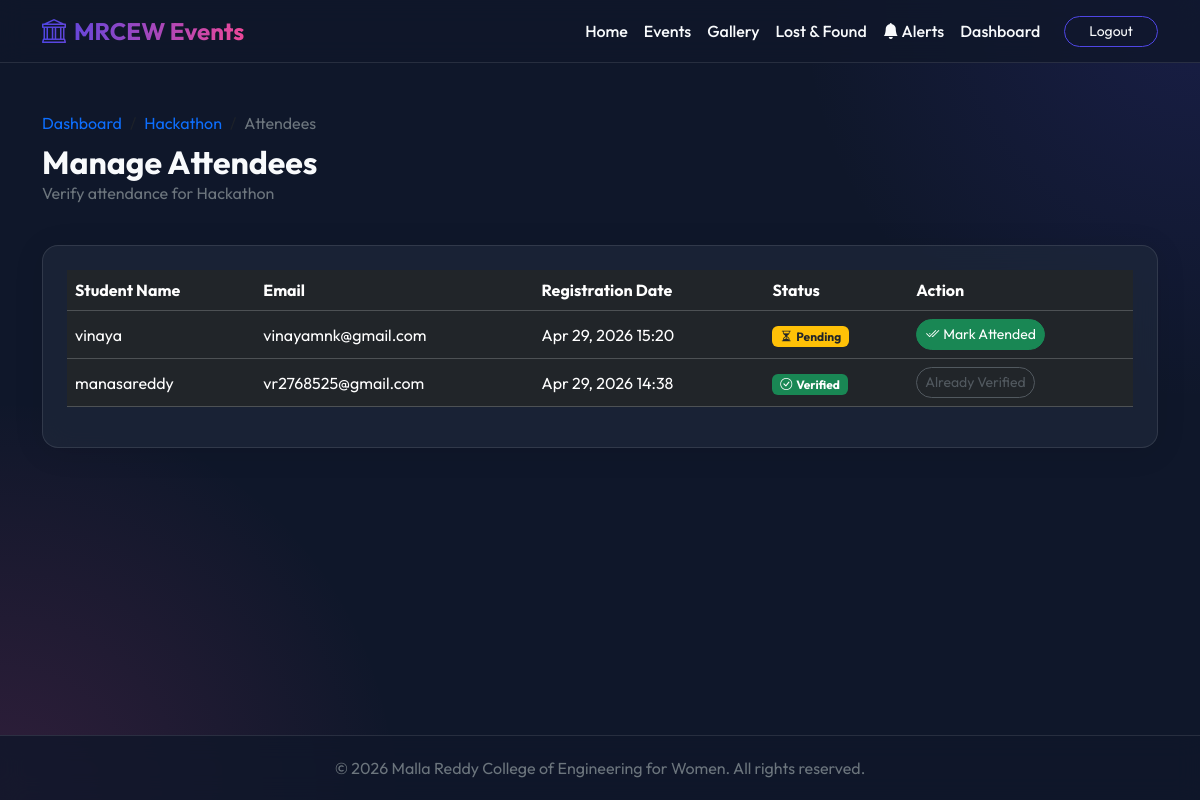
/events/2/attendees/ (signed in), run on an earlier commit of the app's database.
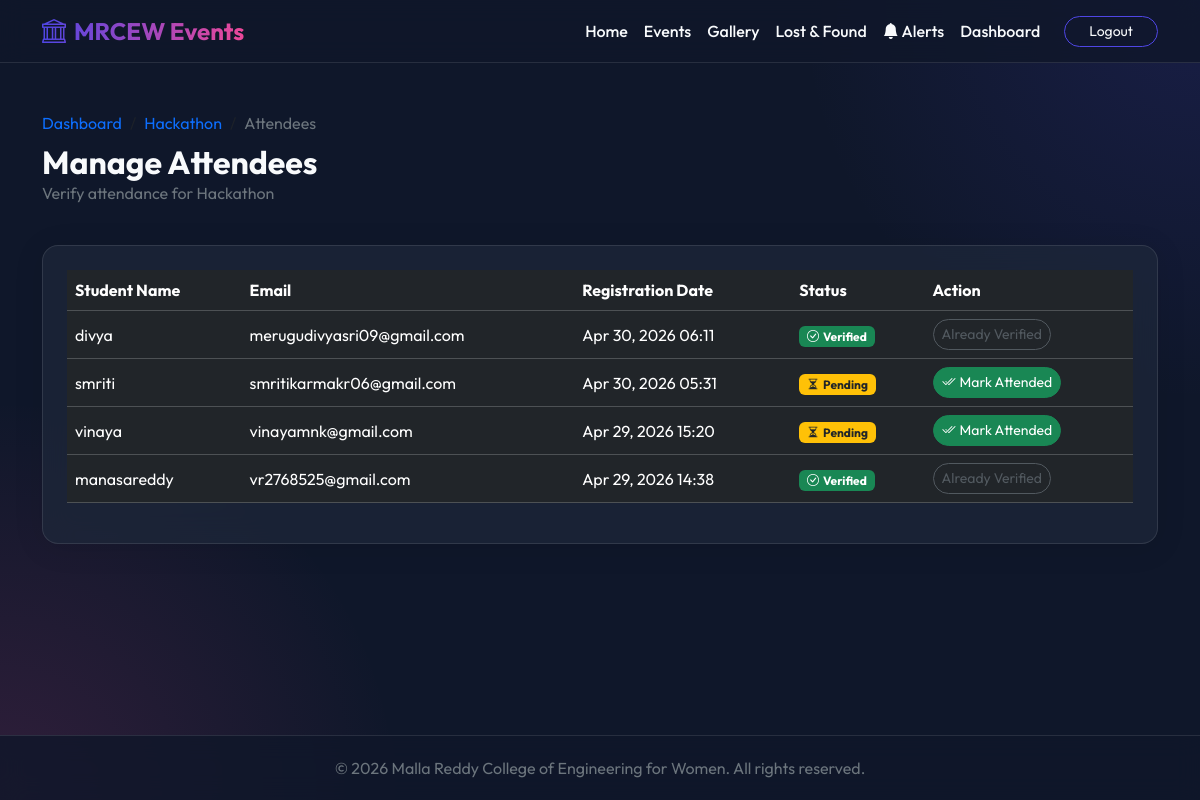
And on a later commit of the database.
### core/models.py (models this page shows, shortened)
class Registration(models.Model):
    student = models.ForeignKey(User, on_delete=models.CASCADE, related_name='registrations')
    event = models.ForeignKey(Event, on_delete=models.CASCADE, related_name='registrations')
    qr_code = models.ImageField(upload_to='qr_codes/', blank=True, null=True)
    registration_date = models.DateTimeField(auto_now_add=True)
    attended = models.BooleanField(default=False)
    class Meta:
        unique_together = ('student', 'event')

class User(AbstractUser):
    ROLE_CHOICES = (
        ('Admin', 'Admin'),
        ('Organizer', 'Organizer'),
        ('Student', 'Student'),
    )
    role = models.CharField(max_length=20, choices=ROLE_CHOICES, default='Student')
    phone_number = models.CharField(max_length=15, blank=True, null=True)

### core/views.py (the view)
@login_required
def manage_attendees(request, event_id):
    event = get_object_or_404(Event, pk=event_id)
    if request.user != event.organizer and request.user.role != 'Admin':
        messages.error(request, "Permission denied.")
        return redirect('dashboard')
    registrations = event.registrations.all().order_by('-registration_date')
    return render(request, 'core/manage_attendees.html', {
        'event': event,
        'registrations': registrations
    })

### templates/core/manage_attendees.html (shortened to what this page needs)
{% extends 'base.html' %}
{% block content %}
<div class="row mb-4 align-items-center">
    <div class="col-md-8">
        <nav aria-label="breadcrumb">
            <ol class="breadcrumb mb-2">
                <li class="breadcrumb-item"><a href="{% url 'dashboard' %}" class="text-primary text-decoration-none">Dashboard</a></li>
                <li class="breadcrumb-item"><a href="{% url 'event_detail' event.pk %}" class="text-primary text-decoration-none">{{ event.title }}</a></li>
                <li class="breadcrumb-item active text-secondary" aria-current="page">Attendees</li>
            </ol>
        </nav>
        <h2 class="fw-bold mb-0">Manage Attendees</h2>
        <p class="text-secondary">Verify attendance for {{ event.title }}</p>
    </div>
</div>
<div class="glass-card p-4">
    <div class="table-responsive">
        <table class="table table-dark table-hover align-middle">
            <thead>
                <tr>
                    <th>Student Name</th>
                    <th>Email</th>
                    <th>Registration Date</th>
                    <th>Status</th>
                    <th>Action</th>
                </tr>
            </thead>
            <tbody>
                {% for reg in registrations %}
                <tr>
                    <td>{{ reg.student.get_full_name|default:reg.student.username }}</td>
                    <td>{{ reg.student.email }}</td>
                    <td>{{ reg.registration_date|date:"M d, Y H:i" }}</td>
                    <td>
                        {% if reg.attended %}
                            <span class="badge bg-success"><i class="bi bi-check-circle me-1"></i>Verified</span>
                        {% else %}
                            <span class="badge bg-warning text-dark"><i class="bi bi-hourglass-split me-1"></i>Pending</span>
                        {% endif %}
                    </td>
                    <td>
                        {% if not reg.attended %}
                        <form action="{% url 'verify_attendance' reg.pk %}" method="post">
                            <button type="submit" class="btn btn-sm btn-success rounded-pill"><i class="bi bi-check2-all me-1"></i>Mark Attended</button>
                        </form>
                        {% else %}
                        <button class="btn btn-sm btn-outline-secondary rounded-pill" disabled>Already Verified</button>
                        {% endif %}
                    </td>
                </tr>
                {% empty %}
                <tr>
                    <td colspan="5" class="text-center py-4 text-secondary">
                        No students have registered for this event yet.
                    </td>
                </tr>
                {% endfor %}
            </tbody>
        </table>
    </div>
</div>
{% endblock %}

What changed in the data, as far as the page shows it:
added Registration: student.get_full_name "divya", student.email "merugudivyasri09@gmail.com", registration_date "Apr 30, 2026 06:11", attended True (drawn)
added Registration: student.get_full_name "smriti", student.email "smritikarmakr06@gmail.com", registration_date "Apr 30, 2026 05:31", attended False (drawn)
